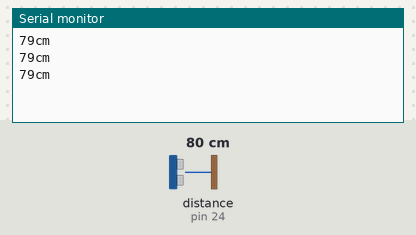
The sketch below on a simulated Arduino Mega 2560, built with avr-gcc and run on an emulated ATmega2560. Shown: the last lines printed to the serial monitor. Wiring (inferred from the names in the program): ultrasonic range finder: trigger pin 23; echo pin 24. Inputs (shaded band) come from the test bench; at power-on: distance to the obstacle (sensor on pin 24) 80 cm. The echo pulse lasts 58.3 µs per cm.

Above: at 1.3 s.
1.4 s: distance to the obstacle (sensor on pin 24) set to 2 cm
At 1.9 s:
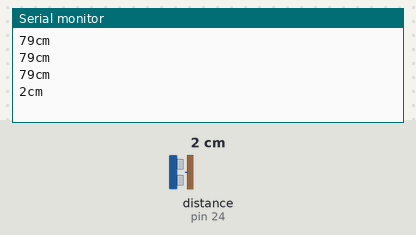
2.9 s: distance to the obstacle (sensor on pin 24) set to 4 cm
At 3.4 s:
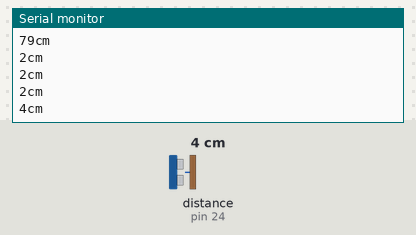
Timing chart, 0 to 5.9 s (numbered marks = the images above; inputs shaded):
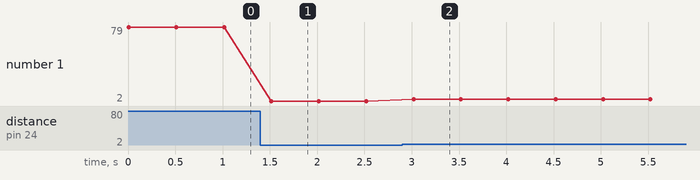

The sketch:

TestSensor1.ino
```cpp
int trigger_pin = 23;
int echo_pin = 24;
long distance, pulse_duration;
void setup()
{

	//Start serial output
	Serial.begin(9600);
	//Set pinMode
	pinMode(trigger_pin, OUTPUT);
	pinMode(echo_pin, INPUT);

	//Set the trigger pin to low
	digitalWrite(trigger_pin, LOW);
}
void loop()
{
	//Set pin to high for 10 microseconds
	digitalWrite(trigger_pin, HIGH);
	delayMicroseconds(10);
	digitalWrite(trigger_pin, LOW);
	//Check the echo pin for when it goes high and save the time it took in microseconds)
	pulse_duration = pulseIn(echo_pin, HIGH);
	// Convert the time into a distance (cm)
	// Math: distance = ( (duration) * (speed of sound in cm per microsecond 0.0343 / 2)
	distance = round(pulse_duration * 0.0171);

	//convert the time into a distance (inches)
	// Math: distance = ( (duration) * (speed of sound in inches per microsecond 0.01350 / 2)
	//distance = round(pulse_duration/0.00675);
	Serial.print(distance);
	Serial.print("cm");
	Serial.println();

	delay(500);
}
```

Measured:
- after the input at 1.4 s, the serial monitor: prints a new line after 0.12 s (image 1)
- after the input at 2.9 s, the serial monitor: prints a new line after 0.12 s (image 2)
- plotted number 1: 79 → 2 after the input at 1.4 s, 2 → 4 after the input at 2.9 s
